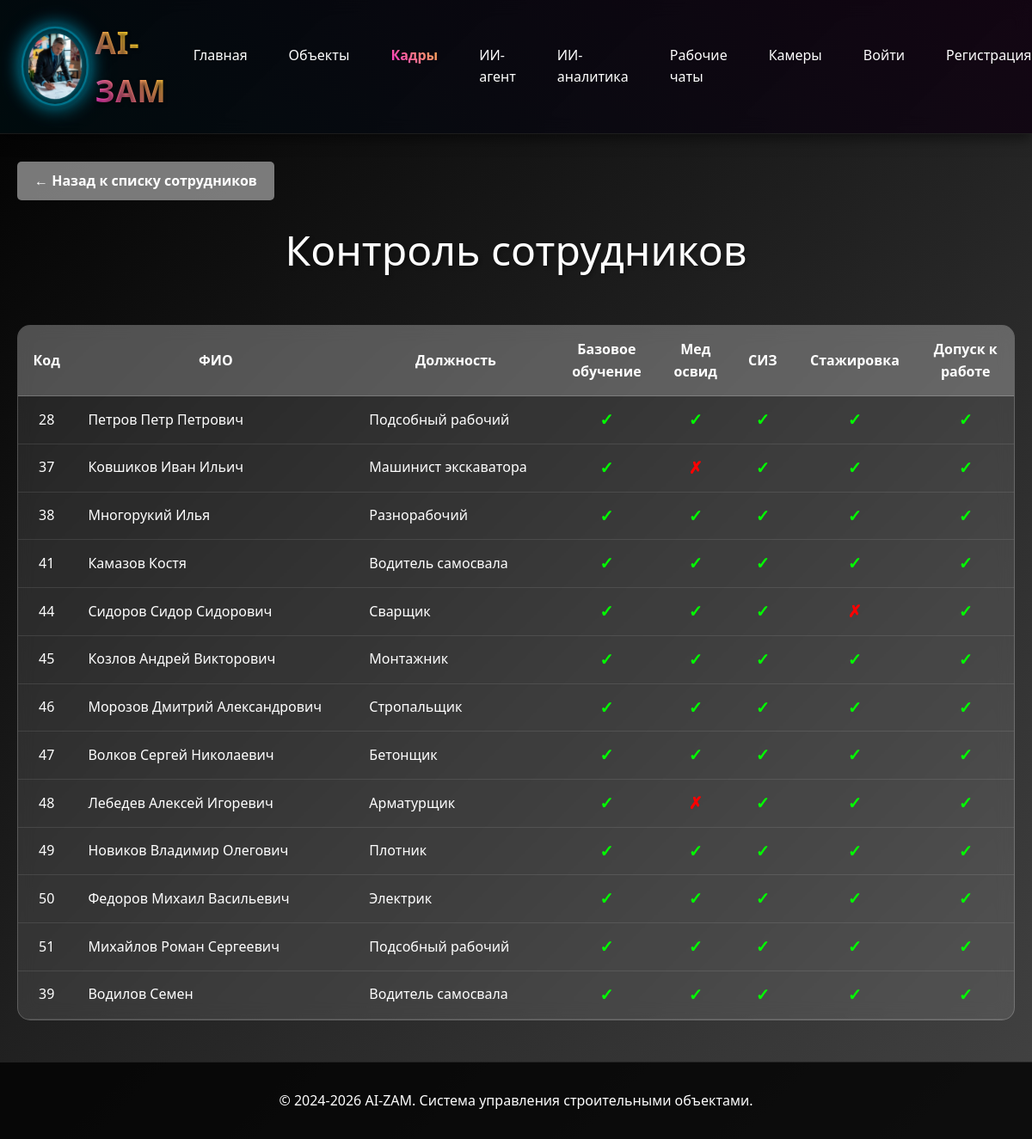
/sotrudniki/control/, run on the app's committed database.
### sotrudniki/models.py (models this page shows, shortened)
class Sotrudnik(models.Model):
    POL_CHOICES = [
        ('мужской', 'Мужской'),
        ('женский', 'Женский'),
    ]
    organizaciya = models.ForeignKey(
        Organizaciya,
        on_delete=models.CASCADE,
        verbose_name="Организация",
        related_name="sotrudniki",
        null=True,
        blank=True
    )
    fio = models.CharField(max_length=300, verbose_name="ФИО")
    data_rozhdeniya = models.DateField(verbose_name="Дата рождения")
    pol = models.CharField(
        max_length=10,
        choices=POL_CHOICES,
        verbose_name="Пол",
        null=True,
        blank=True
    )
    razmer_odezhdy = models.CharField(
        max_length=10,
        default="50-52",
        verbose_name="Размер одежды"
    )
    razmer_obuvi = models.CharField(
        max_length=5,
        default="43",
        verbose_name="Размер обуви"
    )
    razmer_golovnogo_ubora = models.CharField(
        max_length=5,
        default="55",
        verbose_name="Размер головного убора"
    )
    specialnost = models.ForeignKey(
        Specialnost,
        on_delete=models.SET_NULL,
        null=True,
        blank=True,
        verbose_name="Специальность"
    )
    podrazdelenie = models.ForeignKey(
        Podrazdelenie,
        on_delete=models.SET_NULL,
        null=True,
        blank=True,
        verbose_name="Подразделение"
    )
    data_priema = models.DateField(verbose_name="Дата приема")
    data_nachala_raboty = models.DateField(verbose_name="Дата начала работы")
    bazovoe_obuchenie = models.BooleanField(default=True, verbose_name="Базовое обучение")
    obuchenie_na_predpriyatii = models.BooleanField(default=True, verbose_name="Обучение на предприятии")
    med_osvidetelstvovanie = models.BooleanField(default=True, verbose_name="Мед.освидетельствование")
    dopusk_k_rabote = models.BooleanField(default=True, verbose_name="Допуск к работе")
    stazhirovka = models.BooleanField(default=True, verbose_name="Стажировка")
    siz = models.BooleanField(default=True, verbose_name="СИЗ")
    class Meta:
        verbose_name = "Сотрудник"
        verbose_name_plural = "Сотрудники"

class Specialnost(models.Model):
    nazvanie = models.CharField(max_length=200, verbose_name="Название специальности")
    kategoriya = models.CharField(max_length=200, verbose_name="Категория", null=True, blank=True)
    class Meta:
        verbose_name = "Специальность"
        verbose_name_plural = "Специальности"
    def __str__(self):
        return self.nazvanie

### sotrudniki/views.py (the view)
# urls.py: path('control/', views.control_list, name='control'),
def control_list(request):
    if request.user.is_authenticated:
        sotrudniki = Sotrudnik.objects.select_related('specialnost').filter(organizaciya__is_active=True)
    else:
        from object.models import Objekt
        demo_objects = Objekt.objects.filter(demo=True, is_active=True)
        sotrudniki = Sotrudnik.objects.select_related('specialnost').filter(
            objekty_work__in=demo_objects
        ).distinct()
    context = {
        'sotrudniki': sotrudniki
    }
    return render(request, 'sotrudniki/control_list.html', context)

### sotrudniki/templates/sotrudniki/control_list.html (shortened to what this page needs)
{% extends 'base/base.html' %}
{% block content %}
<a href="/sotrudniki/?podrazdelenie=3" class="back-btn">← Назад к списку сотрудников</a>
<div class="page-title">Контроль сотрудников</div>
<div class="control-table">
    <table>
        <thead>
            <tr>
                <th>Код</th>
                <th>ФИО</th>
                <th>Должность</th>
                <th>Базовое<br>обучение</th>
                <th>Мед<br>освид</th>
                <th>СИЗ</th>
                <th>Стажировка</th>
                <th>Допуск к<br>работе</th>
            </tr>
        </thead>
        <tbody>
            {% for sotrudnik in sotrudniki %}
            <tr>
                <td>{{ sotrudnik.id }}</td>
                <td style="text-align: left;">{{ sotrudnik.fio }}</td>
                <td style="text-align: left;">{{ sotrudnik.specialnost|default:"-" }}</td>
                <td><span class="{% if sotrudnik.bazovoe_obuchenie %}status-true{% else %}status-false{% endif %}" onclick="toggleStatus(this, {{ sotrudnik.id }}, 'bazovoe_obuchenie')" style="cursor: pointer;">{% if sotrudnik.bazovoe_obuchenie %}✓{% else %}✗{% endif %}</span></td>
                <td><span class="{% if sotrudnik.med_osvidetelstvovanie %}status-true{% else %}status-false{% endif %}" onclick="toggleStatus(this, {{ sotrudnik.id }}, 'med_osvidetelstvovanie')" style="cursor: pointer;">{% if sotrudnik.med_osvidetelstvovanie %}✓{% else %}✗{% endif %}</span></td>
                <td><span class="{% if sotrudnik.siz %}status-true{% else %}status-false{% endif %}" onclick="toggleStatus(this, {{ sotrudnik.id }}, 'siz')" style="cursor: pointer;">{% if sotrudnik.siz %}✓{% else %}✗{% endif %}</span></td>
                <td><span class="{% if sotrudnik.stazhirovka %}status-true{% else %}status-false{% endif %}" onclick="toggleStatus(this, {{ sotrudnik.id }}, 'stazhirovka')" style="cursor: pointer;">{% if sotrudnik.stazhirovka %}✓{% else %}✗{% endif %}</span></td>
                <td><span class="{% if sotrudnik.dopusk_k_rabote %}status-true{% else %}status-false{% endif %}" onclick="toggleStatus(this, {{ sotrudnik.id }}, 'dopusk_k_rabote')" style="cursor: pointer;">{% if sotrudnik.dopusk_k_rabote %}✓{% else %}✗{% endif %}</span></td>
            </tr>
            {% empty %}
            <tr>
                <td colspan="8" style="text-align: center; color: rgba(255, 255, 255, 0.7);">Нет сотрудников</td>
            </tr>
            {% endfor %}
        </tbody>
    </table>
</div>
{% endblock %}

### data on the page
Sotrudnik: id "28", fio "Петров Петр Петрович", specialnost "Подсобный рабочий"
Sotrudnik: id "37", fio "Ковшиков Иван Ильич", specialnost "Машинист экскаватора"
Sotrudnik: id "38", fio "Многорукий Илья", specialnost "Разнорабочий"
Sotrudnik: id "41", fio "Камазов Костя", specialnost "Водитель самосвала"
Sotrudnik: id "44", fio "Сидоров Сидор Сидорович", specialnost "Сварщик"
Sotrudnik: id "45", fio "Козлов Андрей Викторович", specialnost "Монтажник"
Sotrudnik: id "46", fio "Морозов Дмитрий Александрович", specialnost "Стропальщик"
Sotrudnik: id "47", fio "Волков Сергей Николаевич", specialnost "Бетонщик"
Sotrudnik: id "48", fio "Лебедев Алексей Игоревич", specialnost "Арматурщик"
Sotrudnik: id "49", fio "Новиков Владимир Олегович", specialnost "Плотник"
Sotrudnik: id "50", fio "Федоров Михаил Васильевич", specialnost "Электрик"
Sotrudnik: id "51", fio "Михайлов Роман Сергеевич", specialnost "Подсобный рабочий"
Sotrudnik: id "39", fio "Водилов Семен", specialnost "Водитель самосвала"
